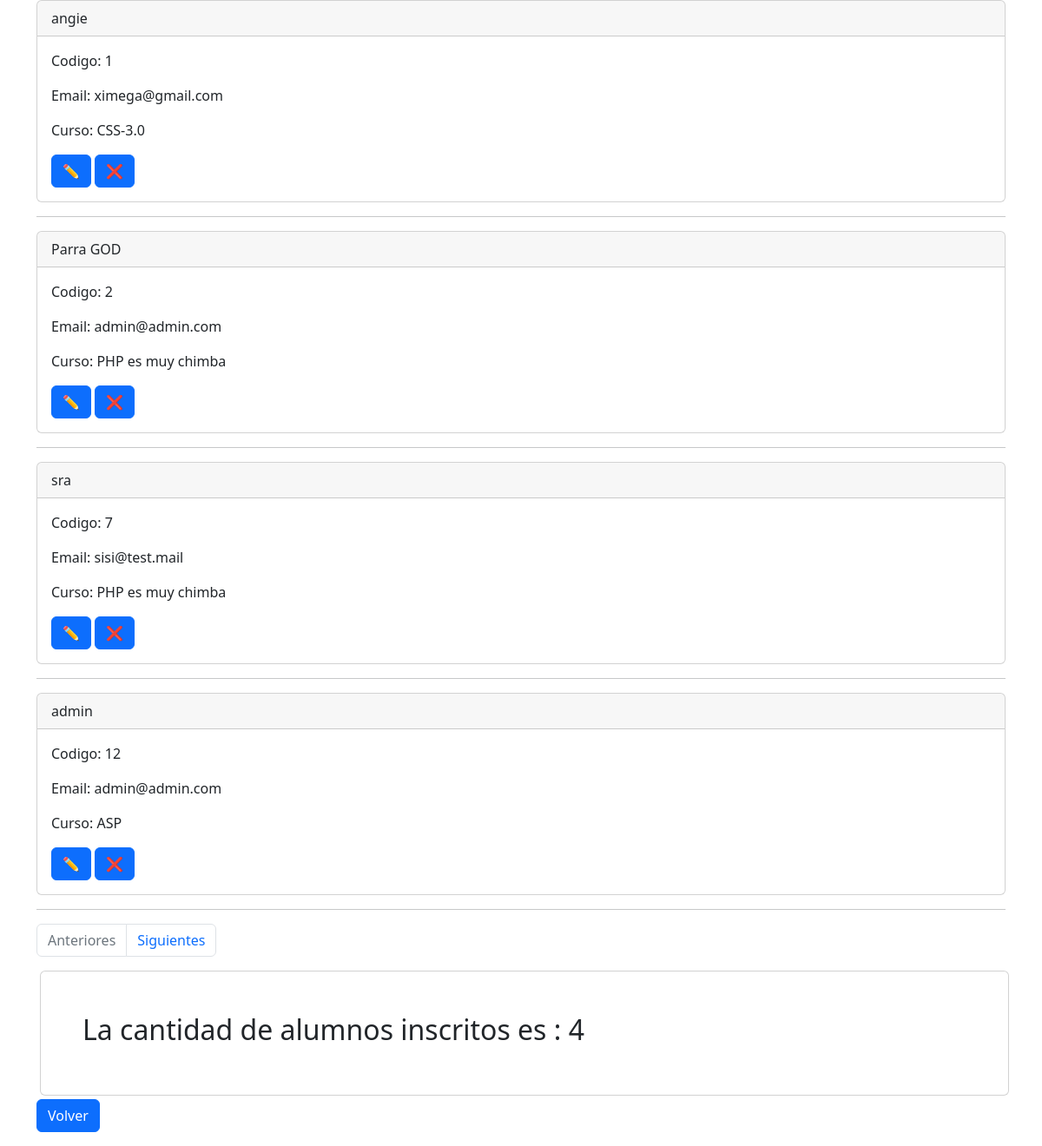
Screenshot of /PHP/index.php?controller=alumnos&action=allAlumnos (signed in) with the database file from the repository.
### tables this page shows
CREATE TABLE `alumnos` (
  `codigoAlum` int(10) UNSIGNED NOT NULL,
  `nombre` varchar(50) NOT NULL,
  `mail` varchar(60) NOT NULL,
  `contraseñas` varchar(255) NOT NULL,
  `codCurso` int(10) UNSIGNED NOT NULL,
  `fechaNac` date DEFAULT NULL
);

CREATE TABLE `cursos` (
  `codigoCurso` int(10) UNSIGNED NOT NULL,
  `nombreCurso` varchar(50) NOT NULL
);

### PHP/controllers/alumnoscontroller.php (called while the page is built, shortened)
<?php
class alumnoscontroller{
    public function allAlumnos(){
        require_once('views/alumno/allALumnos.php');
    }
}

### PHP/views/alumno/allAlumnos.php (the view, shortened to what this page needs)
<?php
if (isset($_GET['pos'])){
  $inicio = $_GET['pos'];
}
else{
  $inicio = 0;
}
$page = 4
?>
<?php
require_once('views/layouts/header.php');
?>
<body>
  <section class="container">
  <?php
  $conexion=dataBase::connect();
  $registros = mysqli_query($conexion, "select alu.codigoAlum as  codigo,nombre,mail,codCurso, cur.nombreCurso from alumnos as alu inner join cursos as cur on cur.codigoCurso=alu.codCurso limit $inicio,$page") or
    die("Problemas en el select:" . mysqli_error($conexion));
  $impresos = 0;
  while ($reg = mysqli_fetch_array($registros)):?>
    <?php $impresos++;?>
    <div class="card">
        <div class="card-header">
        <?= $reg['nombre']?>
        </div>
        <div class="card-body">
            <p class="card-text">Codigo: <?=$reg['codigo']?></p>
            <p class="card-text">Email: <?=$reg['mail']?></p>
            <p class="card-text">Curso: <?=$reg['nombreCurso']?></p>
            <a href="<?=base_url?>index.php?controller=alumnos&action=updateview&oldCode=<?=$reg['codigo']?>" class="btn btn-primary">✏️</a>
            <a href="<?=base_url?>index.php?controller=alumnos&action=deleteview&oldCode=<?=$reg['codigo']?>" class="btn btn-primary">❌</a>
        </div>
    </div>
    <hr>
    <?php endwhile;?>
    <nav aria-label="paginas">
        <ul class="pagination">
    <?php if ($inicio == 0):?>
        <li class="page-item disabled">
            <a class="page-link" href="" aria-disabled="true">Anteriores</a>
        </li>
    <?php endif?>
    <?php if ($impresos == $page):?>
        <?php $proximo = $inicio + $page;?>
        <li class="page-item">
            <a class="page-link" href="index.php?controller=alumnos&action=allAlumnos&pos=<?=$proximo?>">Siguientes</a>
        </li>
    <?php else:?>
        <li class="page-item disabled">
            <a class="page-link" href="" aria-disabled="true">Siguientes</a>
        </li>
    <?php endif?>
        </ul>
    </nav>
  <?php
    $conexionTblAlumn = mysqli_connect("localhost", "root", "", "php01taller") or
    die("Problemas con la conexión");
    $selectCount = mysqli_query($conexionTblAlumn, "select count(*) as cantidad from alumnos") or
    die("Problemas en el select:" . mysqli_error($conexion));
    $respCount=mysqli_fetch_array($selectCount);
    echo "<div class='container card p-5 m-1'>
    <h2>La cantidad de alumnos inscritos es : {$respCount['cantidad']}</h2>
    </div>";
  ?>
  <form action="<?=base_url?>" method="post">
    <input class="btn btn-primary" type="submit" value="Volver">
  </form>
  </section>
</body>
</html>

### rows the page displays
alumnos: nombre "angie", codigoAlum "1", mail "ximega@gmail.com", codCurso.nombreCurso "CSS-3.0"
alumnos: nombre "Parra GOD", codigoAlum "2", mail "admin@admin.com", codCurso.nombreCurso "PHP es muy chimba"
alumnos: nombre "sra", codigoAlum "7", mail "sisi@test.mail", codCurso.nombreCurso "PHP es muy chimba"
alumnos: nombre "admin", codigoAlum "12", mail "admin@admin.com", codCurso.nombreCurso "ASP"

### other values shown
$respCount['cantidad'] "4"
